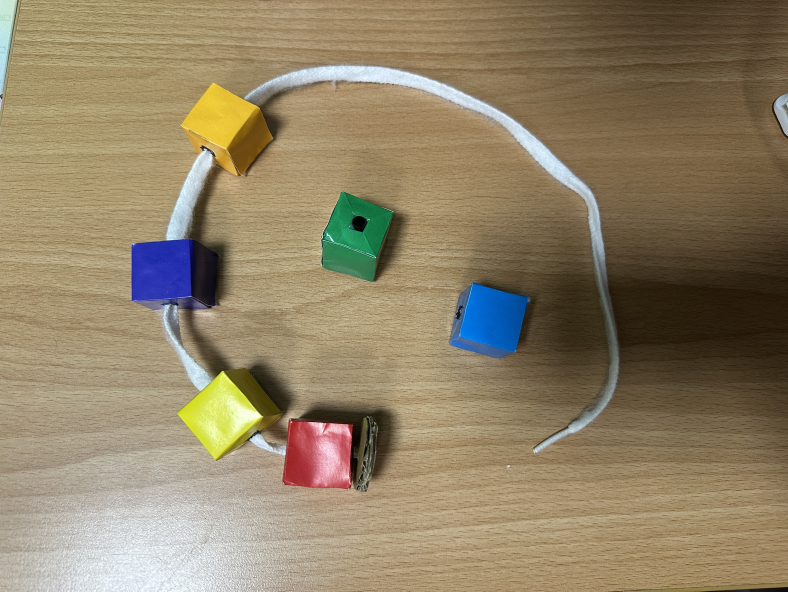
#> input picture toybrick/connent_brick/0.jpg, 2364 x 1774 px (shown at 1/3 size)
$ python -i main.py   (imports and definitions only)
#> lines starting #> are read from the running program, lines starting #| are printed output that depends on the picture; after the words box and inside, x2 and y2 are one past the last pixel; in counts of white or black regions, pixels touching at a corner belong together
import cv2
import numpy as np
from ultralytics import YOLO

# ================== YOLO 模型 ==================
# 確保 toybrick.pt 檔案存在於程式碼執行路徑
# [1 line that did not run here, left out]
CONF = 0.5

# ================== YOLO 偵測方塊 & 取得 mask ==================
def detect_blocks_mask(frame, CONF=0.5):
    results = model.predict(source=frame, conf=CONF, verbose=False)
    boxes, masks = [], []

    for r in results:
        if r.boxes is None:
            continue
        for i, box in enumerate(r.boxes):
            cls_id = int(box.cls[0])
            x1, y1, x2, y2 = map(int, box.xyxy[0])
            if cls_id == 0:  # 方塊類別
                boxes.append((x1, y1, x2, y2))
                if r.masks is not None:
                    # 確保 masks 數據和 box 數量匹配
                    if i < len(r.masks.data):
                        mask = r.masks.data.cpu().numpy()[i]
                        masks.append(mask)
    return boxes, masks, results

# ================== 遮掉方塊 ==================
# [80 lines left out: functions remove_blocks_with_mask, extract_line_skeleton, is_mask_near_skeleton, draw_block_markers, not called in this run]

# ================== 封裝：讀取 img_path 並回傳 score ==================
def score_from_image(img_path, conf=CONF):
    """
    輸入：img_path（圖片路徑）
    輸出：score（int）→ 4 個正確=2 分；3 個正確=1 分；其他=0 分
    """
#> called with img_path = '0.jpg', conf = 0.5
    img = cv2.imread(img_path)
#> img is the input picture: shape (1774, 2364, 3); mean B, G, R 102.9, 130.3, 144.9
    if img is None:
        raise ValueError(f"讀取圖片失敗：{img_path}")

    display_frame = img.copy()

    # 灰階 + 模糊
    gray = cv2.cvtColor(display_frame, cv2.COLOR_BGR2GRAY)
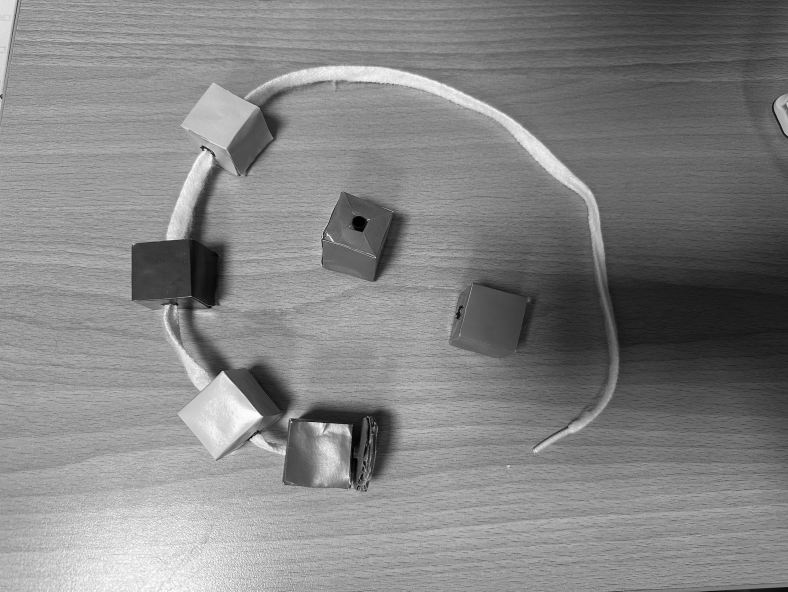
#> gray: shape (1774, 2364) (shown at 1/3 size); min 0, max 255, mean 131.5
    blurred = cv2.GaussianBlur(gray, (19, 19), 0)

    # 自適應二值化：將深色的繩子凸顯出來
    binary = cv2.adaptiveThreshold(
        blurred, 255, cv2.ADAPTIVE_THRESH_GAUSSIAN_C,
        cv2.THRESH_BINARY_INV, 25, 10
    )
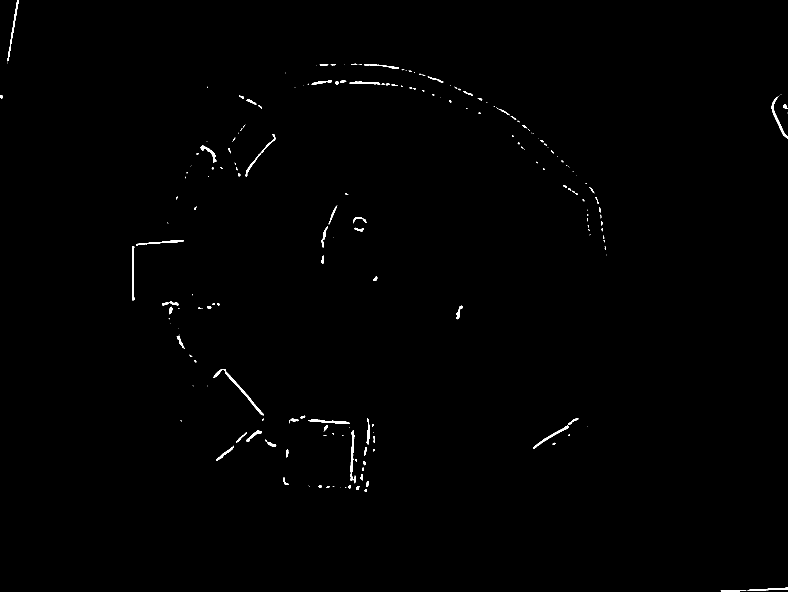
#> binary: shape (1774, 2364) (shown at 1/3 size); 0.42% white; 231 white regions (126 under 20 px), largest, box (x1, y1, x2, y2) and area: (641, 1107, 791, 1246) 1213, (1051, 1290, 1063, 1443) 817, (2315, 289, 2364, 415) 787

    # 閉運算去雜點
    kernel = cv2.getStructuringElement(cv2.MORPH_ELLIPSE, (5, 5))
    binary = cv2.morphologyEx(binary, cv2.MORPH_CLOSE, kernel)
#> binary: shape (1774, 2364); 0.42% white; 213 white regions (109 under 20 px), largest, box (x1, y1, x2, y2) and area: (641, 1107, 791, 1246) 1216, (1051, 1290, 1067, 1450) 932, (2315, 289, 2364, 415) 788

    # YOLO 偵測方塊 & 取得 mask
    boxes, masks, _ = detect_blocks_mask(display_frame, CONF=conf)

    # 遮掉方塊
    binary_masked = binary.copy()
    if masks:
        binary_masked = remove_blocks_with_mask(binary_masked, masks)

    # 骨架化
    skeleton = extract_line_skeleton(binary_masked)

    # 檢查每個方塊是否靠近骨架
    is_correct = []
    correct_num = 0
    for mask in masks:
        is_near = is_mask_near_skeleton(mask, skeleton, tol=10)
        is_correct.append(is_near)
        if is_near:
            correct_num += 1

    # 在所有圖像上繪製標記
    # 原始圖 (BGR)
    display_frame_with_markers = draw_block_markers(display_frame, boxes, masks, is_correct)

    # 二值遮罩圖 (GRAY/BGR)
    # 將單通道的二值圖轉為三通道才能繪製彩色標記
    binary_bgr = cv2.cvtColor(binary_masked, cv2.COLOR_GRAY2BGR)
    binary_with_markers = draw_block_markers(binary_bgr, boxes, masks, is_correct)

    # 骨架圖 (GRAY/BGR)
    skeleton_bgr = cv2.cvtColor(skeleton, cv2.COLOR_GRAY2BGR)
    skeleton_with_markers = draw_block_markers(skeleton_bgr, boxes, masks, is_correct)

    # 顯示所有結果圖
    # 原始圖
    display_frame_resized = cv2.resize(display_frame_with_markers, (0, 0), fx=0.3, fy=0.3)
    cv2.imshow('Original with Markers', display_frame_resized)

    # 二值遮罩圖
    binary_resized = cv2.resize(binary_with_markers, (0, 0), fx=0.3, fy=0.3)
    cv2.imshow('Binary Masked', binary_resized)

    # 骨架圖
    skeleton_resized = cv2.resize(skeleton_with_markers, (0, 0), fx=0.3, fy=0.3)
    cv2.imshow('Skeleton Line', skeleton_resized)


    # 計算分數
    # 原程式碼的計分規則是: correct_num 減去 2 之後，再依據結果計分。
    # 假設原始設計中 total_bricks=6，且 2 個是必須穿過的核心物件，這裡沿用您的計分邏輯
    # (但實際應該是 correct_num 總數，請檢查您的 score_from_image 函數末尾的邏輯)
    # 這裡沿用您的邏輯:
    # correct_num -= 2 # 註釋掉這行，避免不確定的減法操作

    if correct_num == 6: # 假設總共 6 顆，且 4 個正確為 2 分，這裡假設 6 顆都正確是最高分
        score = 2
    elif correct_num >= 4:
        score = 1
    else:
        score = 0

    # 沿用原程式碼的計分邏輯 (但建議檢查)
    final_num_for_score = correct_num
    # if final_num_for_score >= 2:
    #     final_num_for_score -= 2 # 註釋掉這行，避免困惑

    if final_num_for_score == 4:
        score = 2
    elif final_num_for_score == 3:
        score = 1
    elif final_num_for_score == 2: # 額外增加 2 個正確時的邏輯
        score = 1
    else:
        score = 0

    # 依據您原始碼的邏輯重新計分 (如果 `correct_num -= 2` 是您實際運行的邏輯)
    correct_num_for_score = correct_num
    if correct_num_for_score >= 2: # 假設有 2 個是基礎
        correct_num_for_score -= 2

    if correct_num_for_score == 4:
        score = 2
    elif correct_num_for_score == 3:
        score = 1
    else:
        score = 0

    # 阻塞等待關閉視窗
    cv2.waitKey(0)
    cv2.destroyAllWindows()

    return score, correct_num


# [5 lines not run here, left out]

#> (the run stopped early here; a loop or call above may not have finished)

$ run again, on toybrick/connent_brick/1.jpg
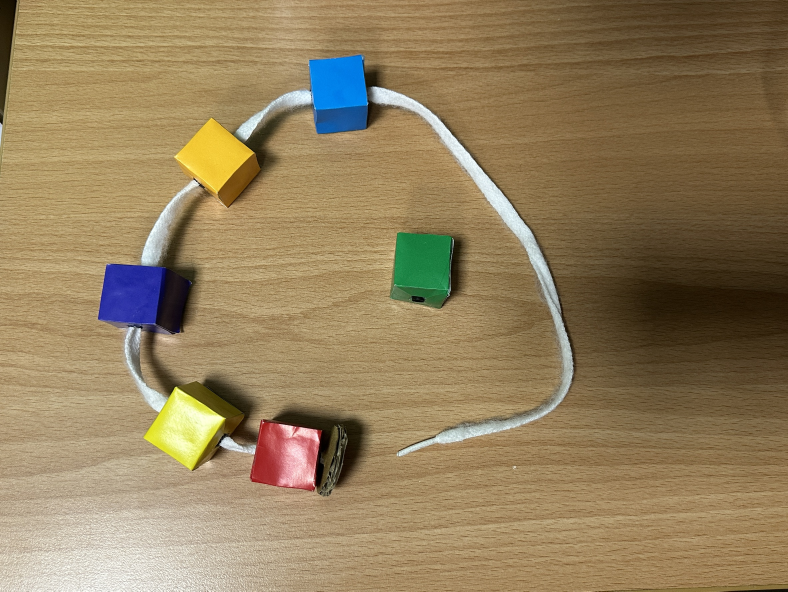
#> input picture toybrick/connent_brick/1.jpg, 2364 x 1774 px (shown at 1/3 size)
#> in score_from_image, img is the input picture: shape (1774, 2364, 3); mean B, G, R 92.7, 127.6, 147.5
#> in score_from_image, `gray = cv2.cvtColor(display_frame, cv2.COLOR_BGR2GRAY)`:
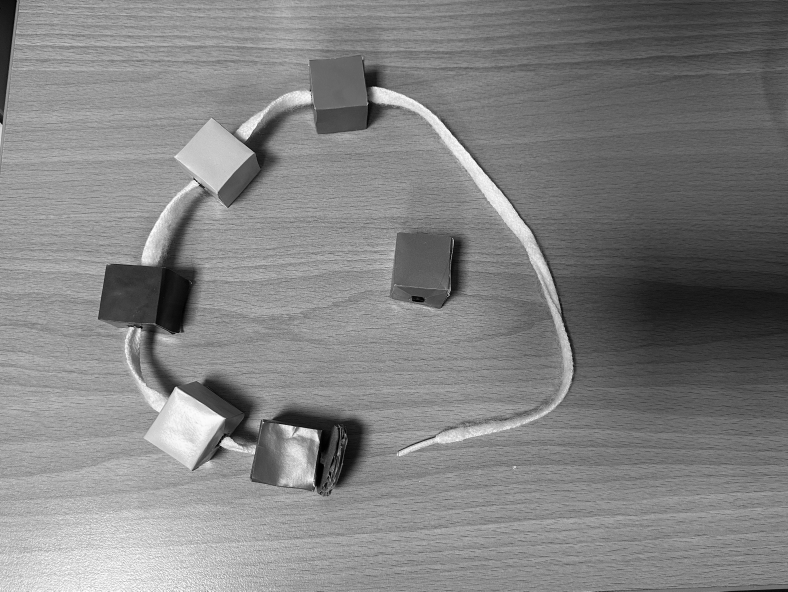
#> gray: shape (1774, 2364) (shown at 1/3 size); min 0, max 255, mean 129.6
#> in score_from_image, `binary = cv2.adaptiveThreshold( blurred, 255, cv2.ADAPTIVE_THRESH_GAUS..`:
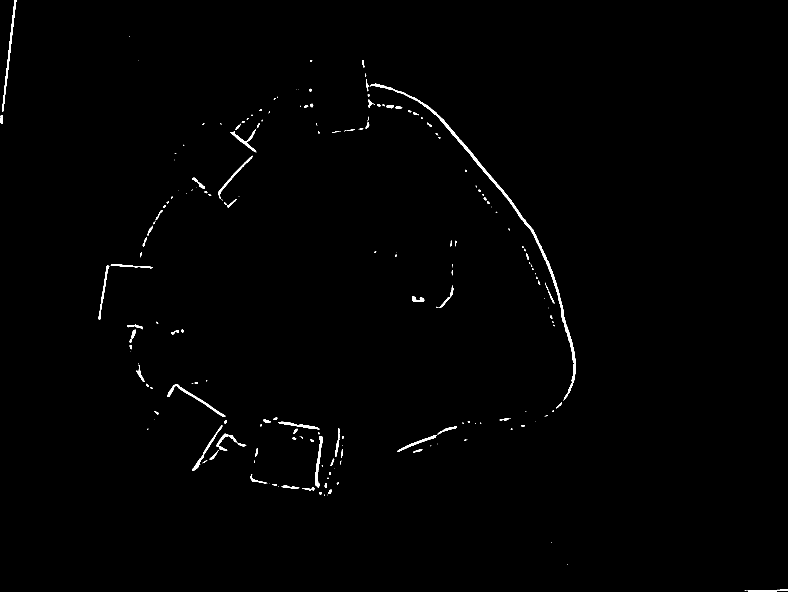
#> binary: shape (1774, 2364) (shown at 1/3 size); 0.65% white; 224 white regions (107 under 20 px), largest, box (x1, y1, x2, y2) and area: (1109, 251, 1728, 1202) 7785, (6, 0, 49, 335) 1606, (502, 1153, 676, 1251) 1304

$ run again, on toybrick/connent_brick/2.jpg
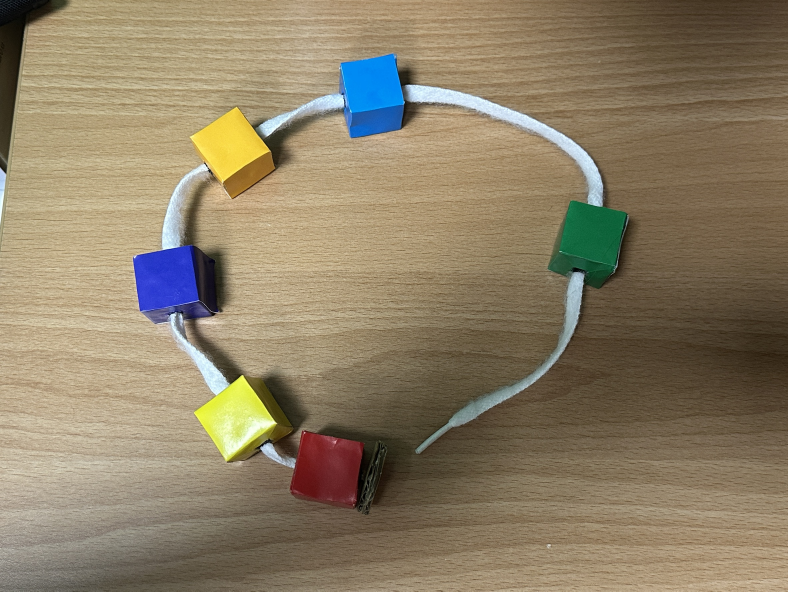
#> input picture toybrick/connent_brick/2.jpg, 2364 x 1774 px (shown at 1/3 size)
#> in score_from_image, img is the input picture: shape (1774, 2364, 3); mean B, G, R 102.2, 127.2, 140.9
#> in score_from_image, `gray = cv2.cvtColor(display_frame, cv2.COLOR_BGR2GRAY)`:
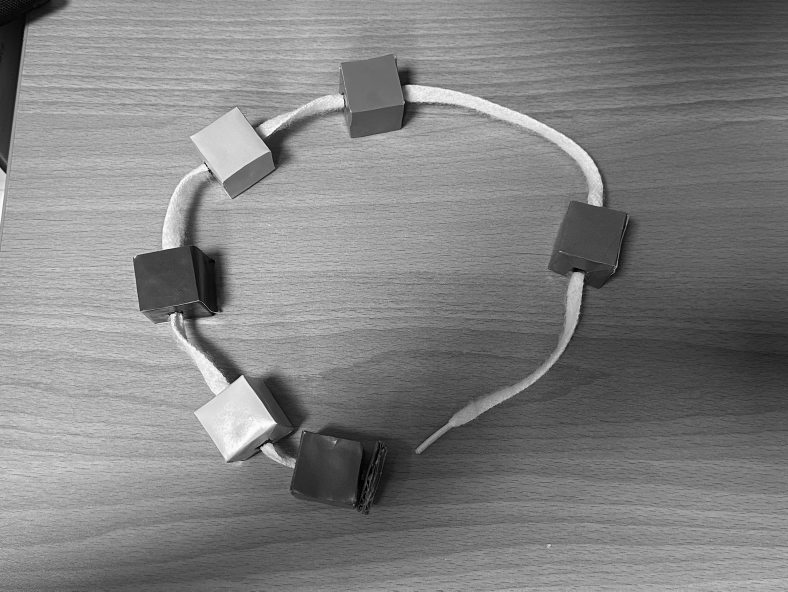
#> gray: shape (1774, 2364) (shown at 1/3 size); min 0, max 255, mean 128.5
#> in score_from_image, `binary = cv2.adaptiveThreshold( blurred, 255, cv2.ADAPTIVE_THRESH_GAUS..`:
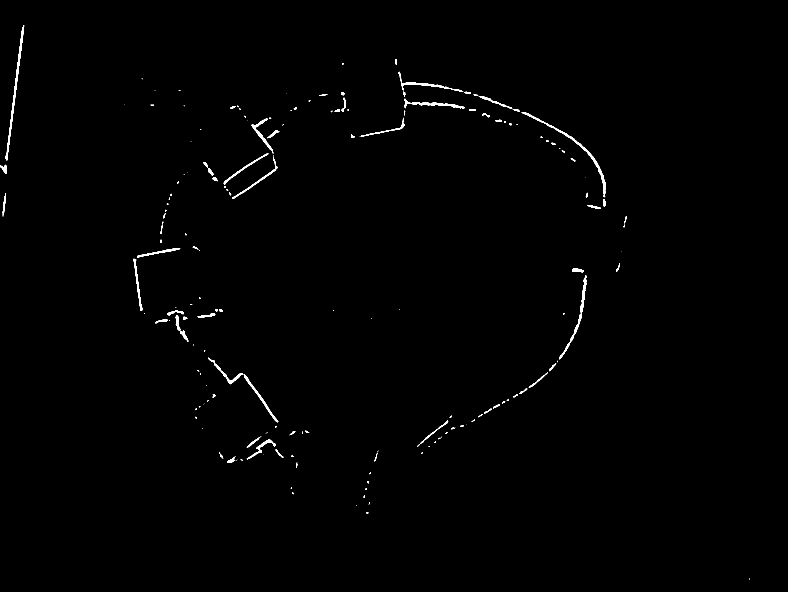
#> binary: shape (1774, 2364) (shown at 1/3 size); 0.57% white; 198 white regions (105 under 20 px), largest, box (x1, y1, x2, y2) and area: (1565, 336, 1818, 592) 2135, (17, 76, 73, 481) 2102, (1678, 826, 1760, 1078) 1517

$ run again, on toybrick/connent_brick/c_b_0_2.jpg
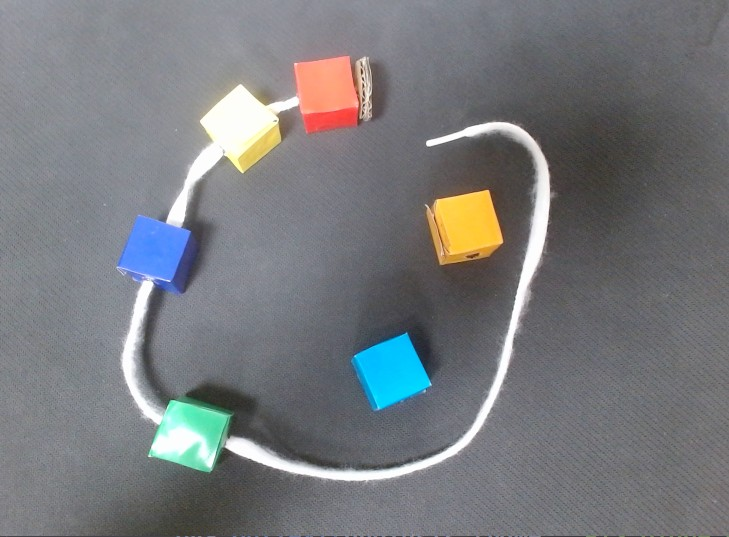
#> input picture toybrick/connent_brick/c_b_0_2.jpg, 729 x 537 px
#> in score_from_image, img is the input picture: shape (537, 729, 3); mean B, G, R 124.6, 121.4, 119.4
#> in score_from_image, `blurred = cv2.GaussianBlur(gray, (19, 19), 0)`:
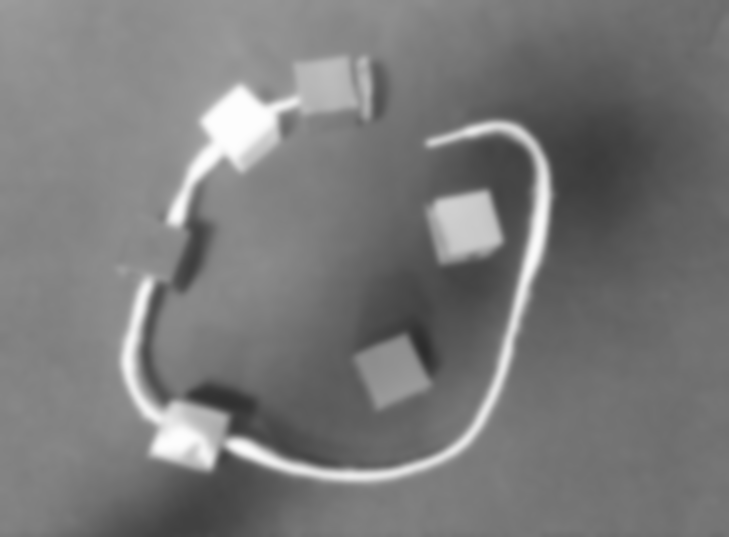
#> blurred: shape (537, 729); min 44, max 253, mean 121.2
#> in score_from_image, `binary = cv2.adaptiveThreshold( blurred, 255, cv2.ADAPTIVE_THRESH_GAUS..`:
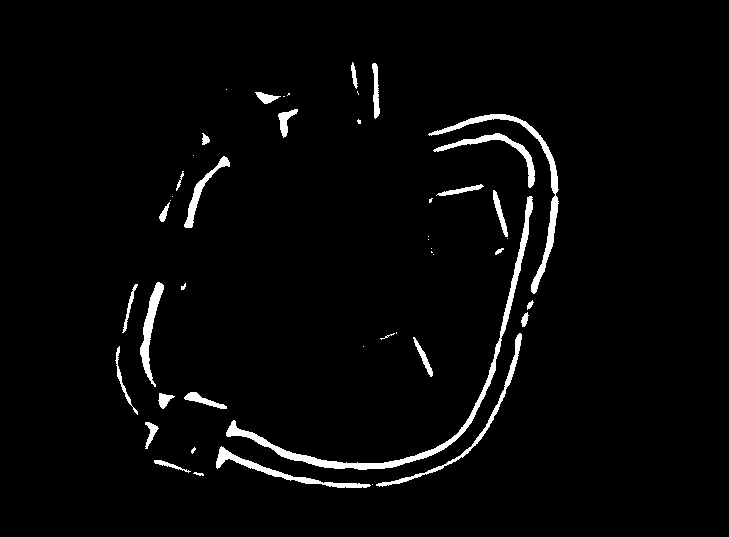
#> binary: shape (537, 729); 2.9% white; 48 white regions (19 under 20 px), largest, box (x1, y1, x2, y2) and area: (226, 196, 533, 470) 2883, (428, 114, 559, 294) 1581, (216, 446, 371, 488) 921
